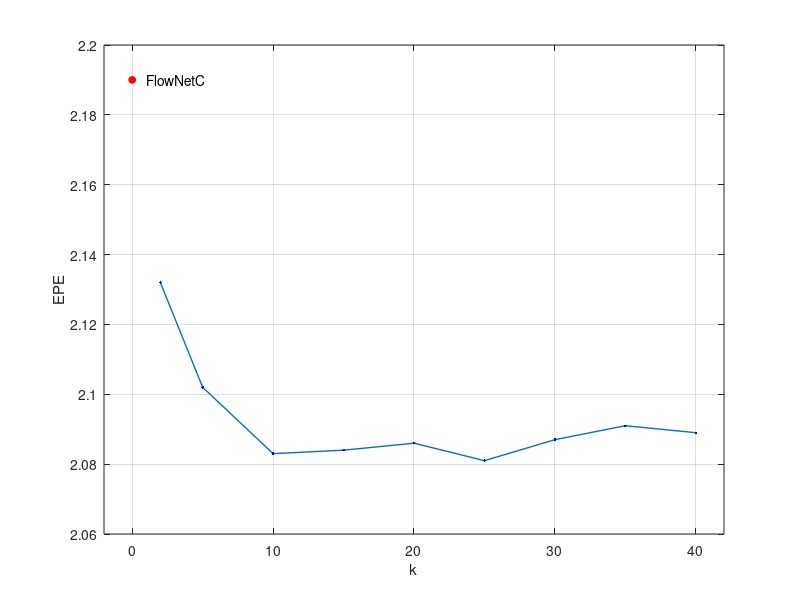

Source code (MATLAB): (Note: this script raises an error after producing the figure.)
x = [2, 5, 10, 15, 20, 25, 30, 35, 40];
y = [2.132, 2.102, 2.083, 2.084, 2.086, 2.081, 2.087, 2.091, 2.089];

close all;
figure; hold on;
xlabel('k');
ylabel('EPE');
xlim([-2, 42]);
ylim([2.06, 2.20]);

box on;
grid on;
plot(x, y, 'LineWidth', 1);
plot(x, y, 'b.');

x = [0];
y = [2.19];

plot(x, y, 'ro', 'MarkerFaceColor', 'r', 'MarkerSize', 5);
text(x+1, y, 'FlowNetC');

fig = gcf;
fig.PaperUnits = 'inches';
fig.PaperSize = [3 1.7];
fig.PaperPosition = [0 0 3 1.7];
print('K_Demo','-dpdf','-r0')